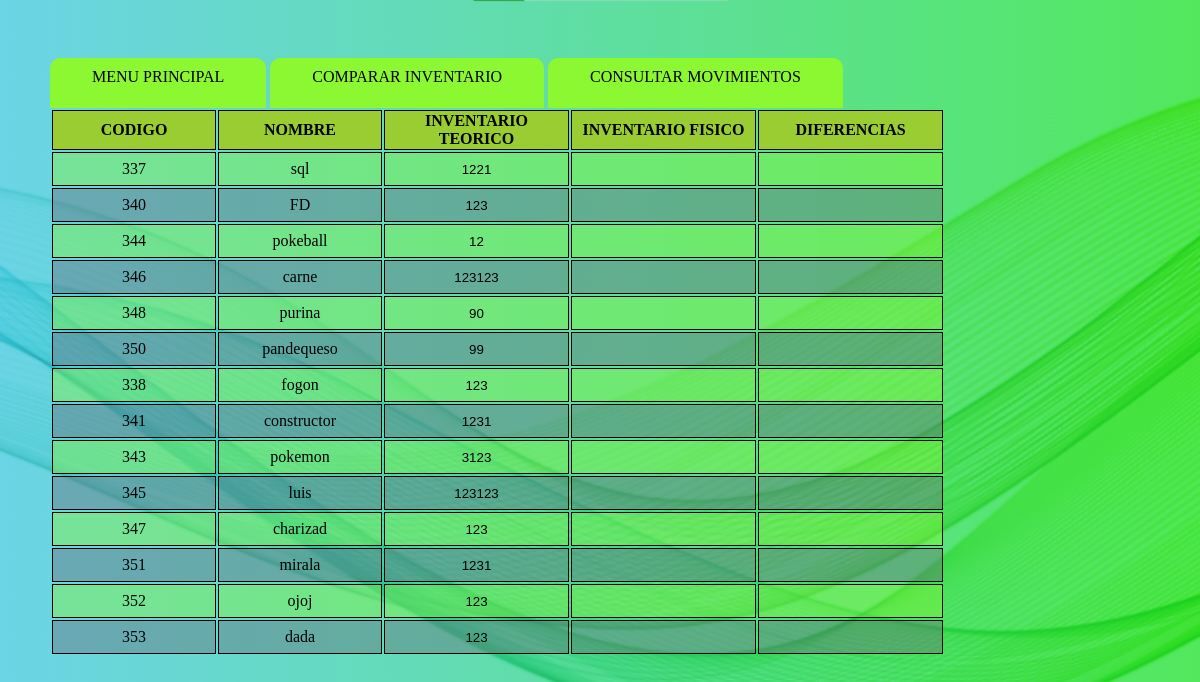
Before: /inventarioComparativo (signed in) with the older database file.
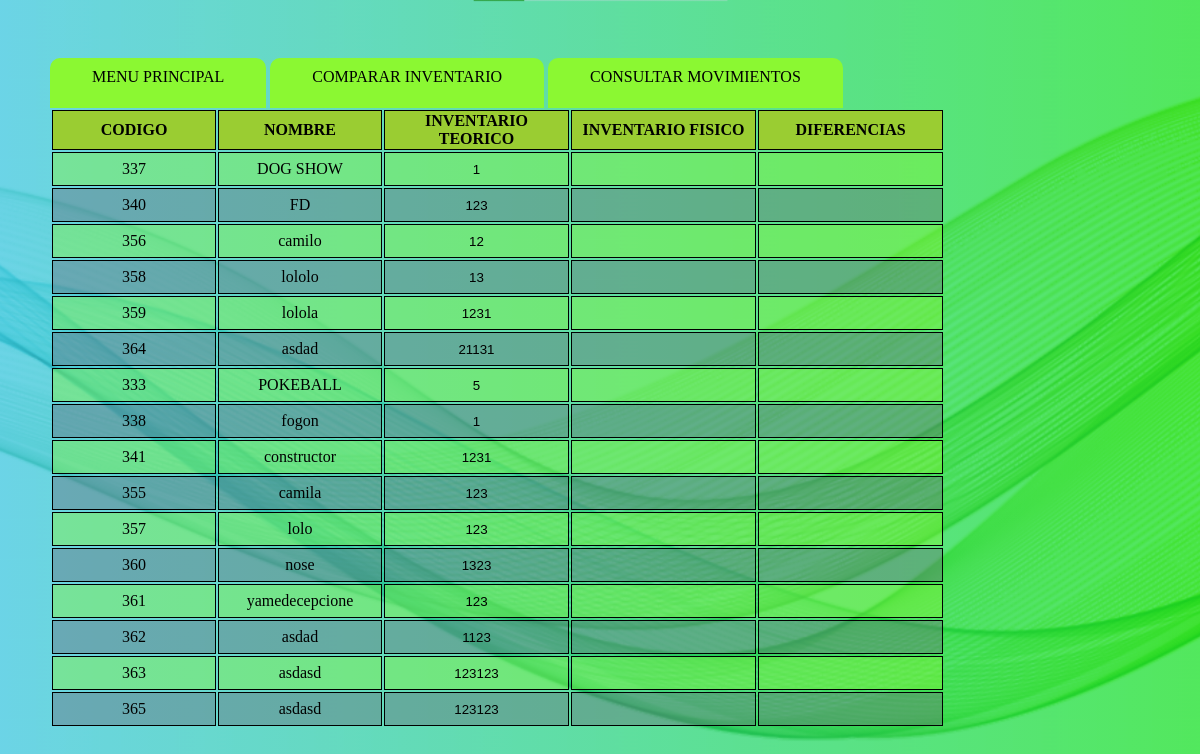
After: the same page with the newer database file.
### tables this page shows
CREATE TABLE IF NOT EXISTS `producto` (
  `Cod_Producto` int(4) NOT NULL AUTO_INCREMENT,
  `Nombre` varchar(100) NOT NULL,
  `Existencia` int(6) NOT NULL,
  `Precio` int(9) NOT NULL,
  `Descripcion` varchar(500) NOT NULL,
  `Imagen` longblob NOT NULL,
  `Cod_Categoria` int(10) NOT NULL,
  `Cod_Grupo` int(10) NOT NULL,
  PRIMARY KEY (`Cod_Producto`),
  KEY `Cod_Categoria` (`Cod_Categoria`),
  KEY `Cod_Grupo` (`Cod_Grupo`)
);

### index.php (called while the page is built, shortened)
<?php
    require_once "controller/plantilla.controller.php";
    require_once "controller/producto.controller.php";
    require_once "model/conexion.php";
    require_once "model/dto/producto.dto.php";
    require_once "model/dao/producto.dao.php";
    $objPlantilla = new PlantillaController();
    $objPlantilla -> ctrPlantilla();
?>

### controller/producto.controller.php (called while the page is built, shortened)
<?php
    class ControllerProductos{
        public function ctrConsultarProducto(){
            $lista = false;
            try {
                $objDtoProducto = new Producto();
                $objDaoProducto = new ModeloProducto( $objDtoProducto );
                $lista = $objDaoProducto -> mdlConsultarProducto() -> fetchAll();
            } catch (PDOException $e) {
                echo "Error en el controlador ctrConsultarProducto : ".$e->getMessage();
            }
            return $lista;
        }
    }
?>

### model/dto/producto.dto.php (called while the page is built, shortened)
<?php
    class Producto{
        private $nombre;
        private $grupo;
        private $categoria;
        private $precio;
        private $descripcion;
        private $cantidad;
        private $imagen;
        private $codigo;
        public function getNombre(){
            return $this -> nombre;
        }
        public function getGrupo(){
            return $this -> grupo;
        }
        public function getCategoria(){
            return $this -> categoria;
        }
        public function getPrecio(){
            return $this -> precio;
        }
        public function getDescripcion(){
            return $this -> descripcion;
        }
        public function getCantidad(){
            return $this -> cantidad;
        }
        public function getImagen(){
            return $this -> imagen;
        }
        public function getCodigo(){
            return $this -> codigo;
        }
    }
?>

### model/conexion.php (called while the page is built, shortened)
<?php
    class Conexion{
        private $usuario;
        private $clave;
        private $url;
        private $charSet;
        private $con;
        public function __construct(){
            $this -> host = "localhost";
            $this -> driver = "mysql";
            $this -> usuario = "root";
            $this -> clave = "";
            $this -> base = "invpriv";
            $this -> url = $this -> driver.":host=".
            $this -> host.";dbname=". $this -> base;
            $this -> charSet = "UTF8";
            $this -> con=NULL;
        }
        public function conexion(){
            try{
                $this -> con = new PDO($this->url, $this->usuario, $this->clave);
                $this -> con -> setAttribute(PDO::ATTR_DEFAULT_FETCH_MODE, PDO::FETCH_ASSOC);
                $this -> con -> exec('SET CHARACTER SET '.$this->charSet);
            }catch(PDOException $e){
                echo "Error al conectar".$e->getMessage();
            }
            return $this -> con;
        }
    }
?>

### model/dao/producto.dao.php (called while the page is built, shortened)
<?php
    class ModeloProducto{
        public function mdlConsultarProducto(){
            $sql = "CALL SpMostrarProducto()";
            try {
                $con = new Conexion();
                $stmt = $con -> conexion() -> prepare($sql);
                $stmt -> execute();
                $resulset = $stmt;
            } catch (PDOException $e) {
                echo "Error en el modelo SpMostrarProducto " . $e -> getMessage();
            }
            return $resulset;
        }
    }
?>

### view/module/inventarioComparativo.php (the view, shortened to what this page needs)
<!DOCTYPE html>
<html lang="es">
    <head>
        <link rel="stylesheet" href="view/css/sweetalert2.min.css">
        <link rel="stylesheet" href="https://cdnjs.cloudflare.com/ajax/libs/font-awesome/6.0.0-beta2/css/all.min.css">
        <link rel="stylesheet" href="view/css/FondoInterfazes.css">
        <link rel="stylesheet" href="view/css/menuProducto.css">
        <link rel="stylesheet" href="view/css/inventario.css">
    </head>
    <body class="interfazGeneral">
        <div>
            <div>
                <div class="contMenu">
                    <a href="menuPrincipal" class="boton-menu">MENU PRINCIPAL</a>
                    <a href="inventarioComparativo" class="boton-menu">COMPARAR INVENTARIO</a>
                    <a href="" class="boton-menu">CONSULTAR MOVIMIENTOS</a>
                </div>
            </div>
            <div>
                <table>
                    <thead>
                        <tr>
                            <th>CODIGO</th>
                            <th>NOMBRE</th>
                            <th>INVENTARIO TEORICO</th>
                            <th>INVENTARIO FISICO</th>
                            <th>DIFERENCIAS</th>
                        </tr>
                    </thead>
                    <tbody>
                        <?php
                        $objCtrProducto = new ControllerProductos();
                        $listaProducto = $objCtrProducto->ctrConsultarProducto();
                        foreach ($listaProducto as $dato) {
                            echo '
                                <tr>
                                    <td>' . $dato['Cod_Producto'] . '</td>
                                    <td>' . $dato['Nombre'] . '</td>
                                    <td><input type="text" name="" class="campoNum" oninput="calcular()" id="unidadesTeoricas" value="' . $dato['Existencia'] . '" readonly="true"></td>
                                    <td><input type="text" name="" class="campoNum" oninput="clonar()" id="unidadesFisicas" ></td>
                                    <td><input type="text" name="" class="campoNum" id="diferencia" readonly="true"></td>
                                </tr>
                            ';
                        }
                        ?>
                    </tbody>
                </table>
            </div>
        </div>
    </body>
</html>

### controller/plantilla.controller.php (shortened to what this page needs)
<?php
    class PlantillaController{
        public function ctrPlantilla(){
            if (isset($_SESSION["login"]) and $_SESSION["login"] == true) {
                include_once "view/module/direcciones.php";
            }else{
                include_once "view/module/login.php";
            }
        }
    }
?>

### view/module/direcciones.php (shortened to what this page needs)
<?php
    if (isset($_GET['ruta'])) {
        switch ($_GET['ruta']) {
            case 'inventarioComparativo':
                require_once "view/module/inventarioComparativo.php";
                break;
        }
    }else {
        require_once "view/module/menuPrincipal.php";
    }
?>

### view/css/FondoInterfazes.css (style rules this page uses)
.interfazGeneral { background-image: url(../IMG/fondo_de_interfacez.png); background-size: cover; background-repeat: no-repeat; background-position: center; background-attachment: fixed; min-height: 100%; display: flex; justify-content: center; align-items: center; }
body::before { content: ""; width: 100%; min-height: 100vh; position: fixed; top: 0px; left: 0px; background-image: linear-gradient(90deg,#31c6e7,#10dd2b); opacity: 0.5; z-index: -1; }

### view/css/menuProducto.css (style rules this page uses)
th { background-color: yellowgreen; height: 30px; border: solid 1px; }
td { width: 138px; height: 50px; text-align: center; }
tr:nth-child(even) { background-color: rgba(104, 104, 119, 0.4); }
tr:nth-child(odd) { background-color: rgba(139, 248, 50, 0.4); }

### view/css/inventario.css (style rules this page uses)
.contMenu { width: 1100px; height: 100px; display: flex; align-items: flex-end; flex-direction: row; }
td { text-align: center; }
th { background-color: yellowgreen; height: 30px; border: solid 1px; }
td { width: 160px; height: 30px; border: solid 1px; text-align: center; }
tr:nth-child(even) { background-color: rgba(104, 104, 119, 0.4); }
tr:nth-child(odd) { background-color: rgba(139, 248, 50, 0.4); }
.boton-menu, .boton-menu:visited { height: 30px; background-color: rgb(139, 248, 50); color: rgb(0, 0, 0); text-decoration: none; text-align: center; margin: 0px 4px 0px 0px; padding: 10px 42px 10px 42px; border-radius: 10px 10px 0px 0px; }
.campoNum { background-color: transparent; border: none; height: 100%; text-align: center; }

Changed rows visible on the page:
removed producto: Cod_Producto "344", Nombre "pokeball", Existencia "12"
removed producto: Cod_Producto "346", Nombre "carne", Existencia "123123"
removed producto: Cod_Producto "348", Nombre "purina", Existencia "90"
removed producto: Cod_Producto "350", Nombre "pandequeso", Existencia "99"
removed producto: Cod_Producto "343", Nombre "pokemon", Existencia "3123"
removed producto: Cod_Producto "345", Nombre "luis", Existencia "123123"
removed producto: Cod_Producto "347", Nombre "charizad", Existencia "123"
removed producto: Cod_Producto "351", Nombre "mirala", Existencia "1231"
removed producto: Cod_Producto "352", Nombre "ojoj", Existencia "123"
removed producto: Cod_Producto "353", Nombre "dada", Existencia "123"
changed producto id 337: Nombre "sql" → "DOG SHOW"; Existencia "1221" → "1"
added producto: Cod_Producto "356", Nombre "camilo", Existencia "12"
added producto: Cod_Producto "358", Nombre "lololo", Existencia "13"
added producto: Cod_Producto "359", Nombre "lolola", Existencia "1231"
added producto: Cod_Producto "364", Nombre "asdad", Existencia "21131"
added producto: Cod_Producto "333", Nombre "POKEBALL", Existencia "5"
changed producto "fogon": Existencia "123" → "1"
added producto: Cod_Producto "355", Nombre "camila", Existencia "123"
added producto: Cod_Producto "357", Nombre "lolo", Existencia "123"
added producto: Cod_Producto "360", Nombre "nose", Existencia "1323"
added producto: Cod_Producto "361", Nombre "yamedecepcione", Existencia "123"
added producto: Cod_Producto "362", Nombre "asdad", Existencia "1123"
added producto: Cod_Producto "363", Nombre "asdasd", Existencia "123123"
added producto: Cod_Producto "365", Nombre "asdasd", Existencia "123123"
